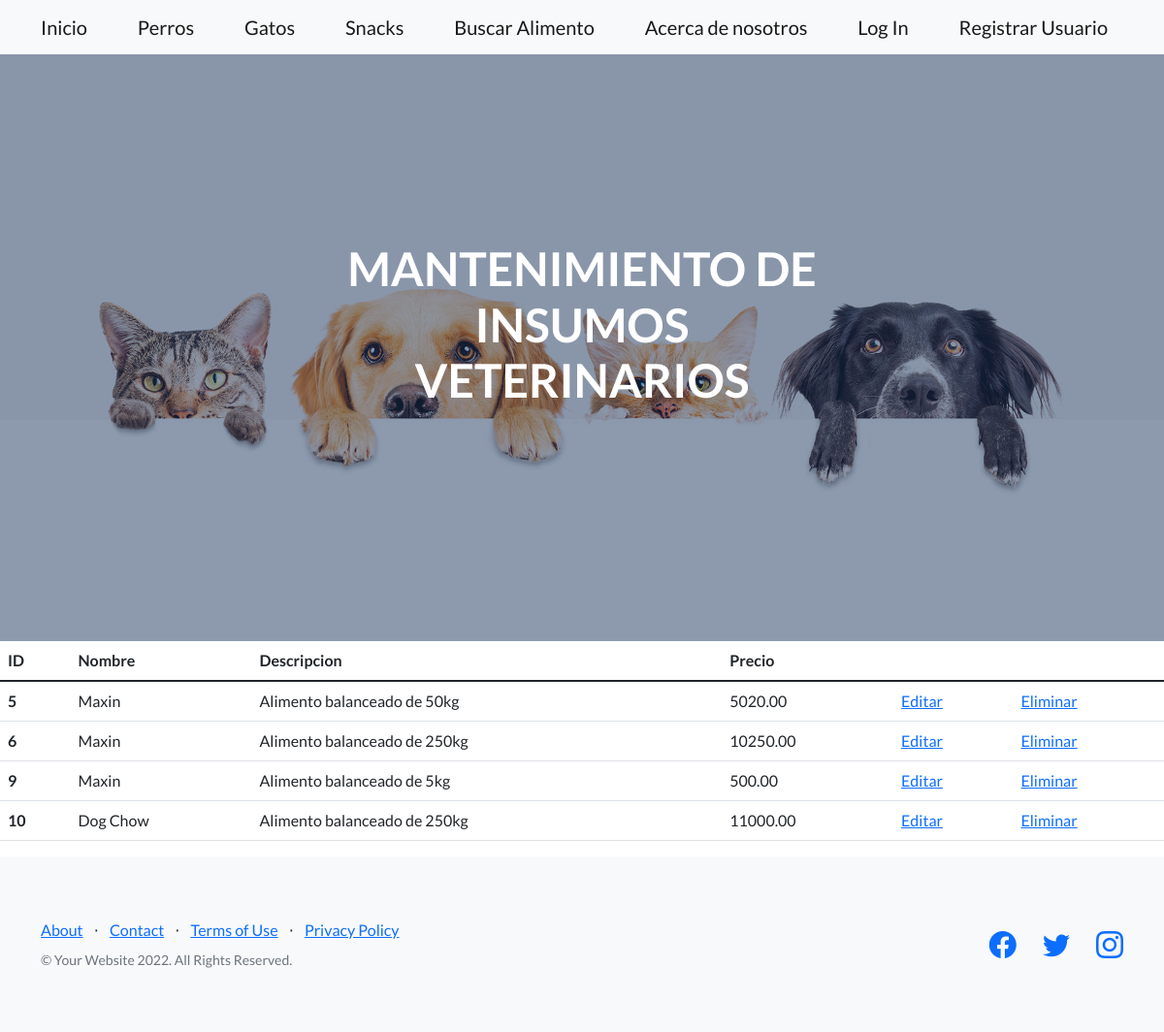
Screenshot of /perros with the database file from the repository.
### appComida/models.py (models this page shows, shortened)
class Perros(models.Model):
    nombre = models.CharField(max_length=20)
    desc = models.CharField(max_length=100)
    precio = models.DecimalField(max_digits=10, decimal_places=2)

### appComida/views.py (the view)
# urls.py: path('perros', views.perros, name= "perros"),
def perros(request):
    perros = Perros.objects.all()
    dicc = {"perros" : perros}
    plantilla = loader.get_template("perros.html")
    doc = plantilla.render(dicc)
    return HttpResponse (doc)

### appComida/template/perros.html
{% extends "index.html" %}
{% load static %}
{% block compartido %}
<table class="table">
    <thead>
      <tr>
        <th scope="col">ID</th>
        <th scope="col">Nombre</th>
        <th scope="col">Descripcion</th>
        <th scope="col">Precio</th>
      </tr>
    </thead>
    <tbody>
        {% for n in perros %}
      <tr>
        <th scope="row">{{n.id}}</th>
        <td>{{n.nombre}}</td>
        <td>{{n.desc}}</td>
        <td>{{n.precio}}</td>
        {% if not request.user.is_authenticated %}
        <td><a href="{% url 'editar_perros' n.id %}">Editar</a></td>
        {% endif %}
        {% if not request.user.is_authenticated %}
        <td><a href="{% url 'elimina_perros' n.id %}">Eliminar</a></td>
        {% endif %}
      </tr>
        {% endfor %}
    </tbody>
  </table>
{% endblock %}

### appComida/template/index.html (shortened to what this page needs)
<!DOCTYPE html>
<html lang="en">
<head>
    {% load static %}
    <link href="https://cdn.jsdelivr.net/npm/bootstrap-icons@1.5.0/font/bootstrap-icons.css" rel="stylesheet"
        type="text/css" />
    <link href="{% static 'appComida/css/styles.css' %}" rel="stylesheet" />
</head>
<body>
    <nav class="navbar navbar-light bg-light static-top">
        <div class="container">
            <a class="navbar-brand" href="{% url 'inicio' %}"> Inicio </a>
            <a class="navbar-brand" href="{% url 'perros' %}"> Perros </a>
            <a class="navbar-brand" href="{% url 'gatos' %}"> Gatos </a>
            <a class="navbar-brand" href="{% url 'snacks' %}"> Snacks </a>
            <a class="navbar-brand" href="{% url 'buscar_comida' %}"> Buscar Alimento </a>
            <a class="navbar-brand" href="{% url 'about' %}"> Acerca de nosotros </a>
            {% if not request.user.is_authenticated %}
            <a class="navbar-brand" href="{% url 'Login' %}"> Log In </a>
            {% endif %}
            {% if not request.user.is_authenticated %}
            <a class="navbar-brand" href="{% url 'Register' %}"> Registrar Usuario </a>
            {% endif %}
        </div>
    </nav>
    <header class="masthead">
        <div class="container position-relative">
            <div class="row justify-content-center">
                <div class="col-xl-6">
                    <div class="text-center text-white">
                        <h1 class="mb-5"> MANTENIMIENTO DE INSUMOS VETERINARIOS </h1>
                    </div>
                </div>
            </div>
        </div>
    </header>
    <main>
        {% block compartido %}{% endblock %}
    </main>
    <footer class="footer bg-light">
        <div class="container">
            <div class="row">
                <div class="col-lg-6 h-100 text-center text-lg-start my-auto">
                    <ul class="list-inline mb-2">
                        <li class="list-inline-item"><a href="#!">About</a></li>
                        <li class="list-inline-item">⋅</li>
                        <li class="list-inline-item"><a href="#!">Contact</a></li>
                        <li class="list-inline-item">⋅</li>
                        <li class="list-inline-item"><a href="#!">Terms of Use</a></li>
                        <li class="list-inline-item">⋅</li>
                        <li class="list-inline-item"><a href="#!">Privacy Policy</a></li>
                    </ul>
                    <p class="text-muted small mb-4 mb-lg-0">&copy; Your Website 2022. All Rights Reserved.</p>
                </div>
                <div class="col-lg-6 h-100 text-center text-lg-end my-auto">
                    <ul class="list-inline mb-0">
                        <li class="list-inline-item me-4">
                            <a href="#!"><i class="bi-facebook fs-3"></i></a>
                        </li>
                        <li class="list-inline-item me-4">
                            <a href="#!"><i class="bi-twitter fs-3"></i></a>
                        </li>
                        <li class="list-inline-item">
                            <a href="#!"><i class="bi-instagram fs-3"></i></a>
                        </li>
                    </ul>
                </div>
            </div>
        </div>
    </footer>
</body>
</html>

### rows the page displays
Perros: id "5", nombre "Maxin", desc "Alimento balanceado de 50kg", precio "5020.00"
Perros: id "6", nombre "Maxin", desc "Alimento balanceado de 250kg", precio "10250.00"
Perros: id "9", nombre "Maxin", desc "Alimento balanceado de 5kg", precio "500.00"
Perros: id "10", nombre "Dog Chow", desc "Alimento balanceado de 250kg", precio "11000.00"
